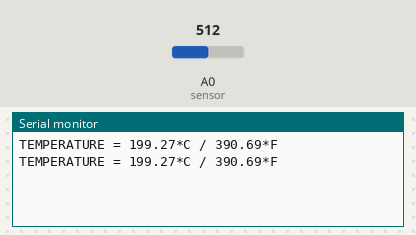
A sketch run on a simulated Arduino Uno, built with avr-gcc and run on an emulated ATmega328P. On the bench: the last lines printed to the serial monitor. Inputs (shaded band) come from the test bench; at power-on: A0 (sensor) = 512.

Above: at 1.8 s.
1.9 s: A0 (sensor) set to 716
At 2.8 s:
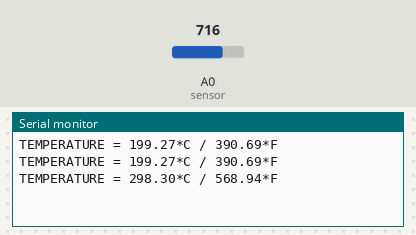
3.4 s: A0 (sensor) set to 900
At 4.8 s:
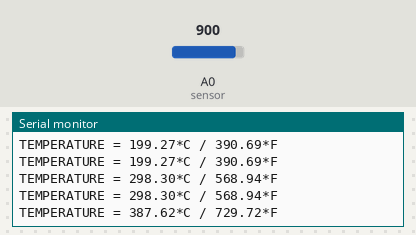
Timing chart, 0 to 6.4 s (numbered marks = the images above; inputs shaded):
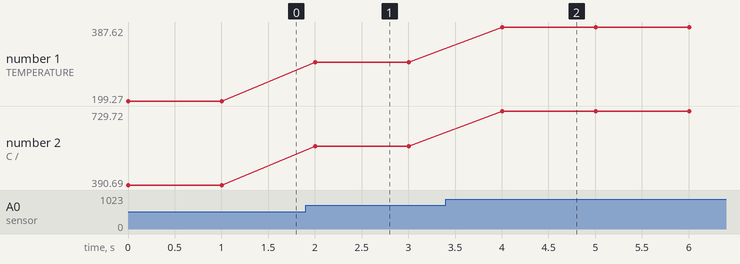

Measured:
- after the input at 1.9 s, the serial monitor: prints a new line after 0.10 s (image 1)
- after the input at 3.4 s, the serial monitor: prints a new line after 0.61 s (image 2)
- plotted number 1: 199.27 → 298.3 after the input at 1.9 s, 298.3 → 387.62 after the input at 3.4 s
- plotted number 2: 390.69 → 568.94 after the input at 1.9 s, 568.94 → 729.72 after the input at 3.4 s

The sketch:

temperature1.ino
```cpp
float temp;
int sensor = A0;

void setup() {
   Serial.begin(9600);
}

void loop() {
   temp = analogRead(sensor);
 	temp = (temp * 0.4854369) - 49.271845 ;
   Serial.print("TEMPERATURE = ");
   Serial.print(temp);
   Serial.print("*C / ");
   Serial.print(((temp*9)/5)+32);
  	Serial.print("*F\n");
   delay(1000);
}
```
